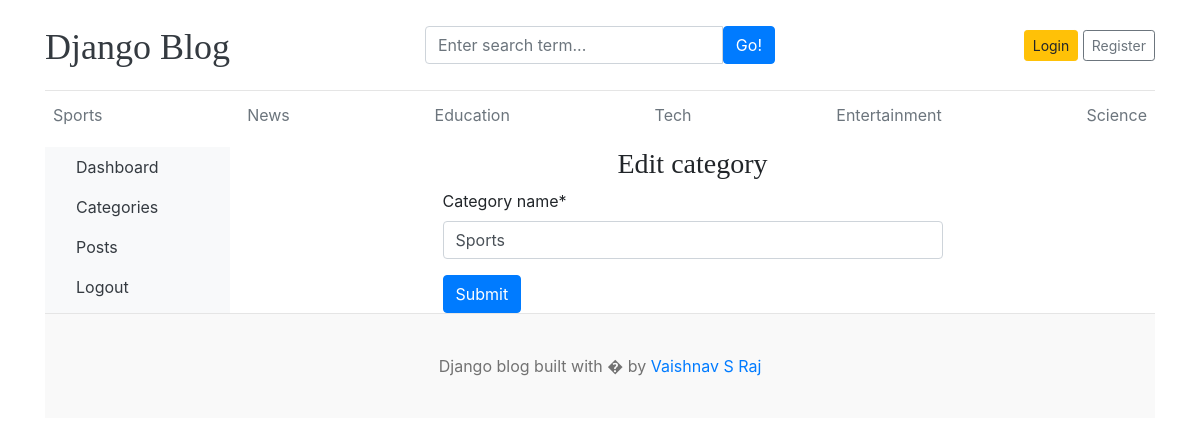
Page /dashboard/edit_category/1/ on the committed database.
### blogs/models.py (models this page shows, shortened)
class Category(models.Model):
    category_name = models.CharField(max_length=50, unique=True)
    created_at = models.DateTimeField(auto_now_add=True)
    updated_at = models.DateTimeField(auto_now=True)
    class Meta:
        verbose_name_plural = "Categories"

### dashboard/views.py (the view)
# urls.py: path("edit_category/<int:pk>/", views.edit_category, name="edit_category"),
def edit_category(request, pk):
    category = get_object_or_404(Category, pk=pk)
    print("Category")
    if request.method == "POST":
        form = CategoryForm(request.POST, instance=category)
        if form.is_valid():
            form.save()
            return redirect("categories")
    form = CategoryForm(instance=category)
    context = {"form": form, "category": category}
    return render(request, "dashboard/edit_category.html", context)

### dashboard/forms.py
class CategoryForm(forms.ModelForm):
    class Meta:
        model = Category
        fields = "__all__"

### blogs/context_processors.py (called while the page is built)
def get_category(request):
    category = Category.objects.all()
    return dict(categories=category)

### templates/dashboard/edit_category.html (shortened to what this page needs)
{% extends 'base.html' %} {% block content %}
<div class="container-fluid">
  <div class="row">
    {% include 'dashboard/sidebar.html' %}
    <main role="main" class="col-md-9 ml-sm-auto col-lg-10 px-4">
      {% load crispy_forms_tags %}
      <h3 class="text-center">Edit category</h3>
      <form
        action="{% url 'edit_category' category.id %}"
        method="POST"
        style="width: 500px; margin: auto"
      >
        {{form |crispy}}
        <button type="submit" class="btn btn-primary">Submit</button>
      </form>
    </main>
  </div>
</div>
{% endblock %}

### templates/base.html (shortened to what this page needs)
{% load static %}
<!DOCTYPE html>
<html lang="en">
  <head>
    <link
      href="https://getbootstrap.com/docs/4.0/dist/css/bootstrap.min.css"
      rel="stylesheet"
    />
    <link href="{% static 'css/blog.css' %}" rel="stylesheet" />
    <link
      rel="stylesheet"
      href="https://cdnjs.cloudflare.com/ajax/libs/font-awesome/4.7.0/css/font-awesome.min.css"
    />
  </head>
  <body>
    <div class="container">
      <header class="blog-header py-3">
        <div class="row flex-nowrap justify-content-between align-items-center">
          <div class="col-4 pt-1">
            <a class="blog-header-logo text-dark" href="/">Django Blog</a>
          </div>
          <div class="col-4">
            <form action="{% url 'search' %}" method="GET">
              <div class="input-group">
                <input
                  class="form-control"
                  name="keyword"
                  value="{{keyword}}"
                  type="text"
                  placeholder="Enter search term..."
                  aria-label="Enter search term..."
                  aria-describedby="button-search"
                />
                <button
                  class="btn btn-primary"
                  id="button-search"
                  type="submit"
                >
                  Go!
                </button>
              </div>
            </form>
          </div>
          {% if not user.is_authenticated %}
          <div class="col-4 d-flex justify-content-end align-items-center">
            <a class="btn btn-sm btn-warning" href="{% url 'login' %}">Login</a>
            <a
              class="btn btn-sm btn-outline-secondary"
              href="{% url 'register' %}"
              >Register</a
            >
          </div>
          {% endif %}
        </div>
      </header>
      <div class="nav-scroller py-1 mb-2">
        <nav class="nav d-flex justify-content-between">
          {% for cat in categories %}
          <a class="p-2 text-muted" href="{% url 'post_by_category' cat.id%}"
            >{{cat.category_name}}</a
          >
          {% endfor %}
        </nav>
      </div>
      {% block content%} {% endblock %}
      <footer class="blog-footer">
        <p>Django blog built with � by <a href="#">Vaishnav S Raj</a></p>
      </footer>
    </div>
  </body>
</html>

### blog_main/static/css/blog.css (style rules this page uses)
.blog-header { border-bottom: 1px solid #e5e5e5; }
.blog-header-logo { font-family: "Playfair Display", Georgia, "Times New Roman", serif; font-size: 2.25rem; }
h1, h2, h3, h4, h5, h6 { font-family: "Playfair Display", Georgia, "Times New Roman", serif; }
.blog-footer { padding: 2.5rem 0; color: #727272; text-align: center; background-color: #f9f9f9; border-top: .05rem solid #e5e5e5; }
.blog-footer p:last-child { margin-bottom: 0; }

### rows in the picture
Category: category_name "Sports"
Category: category_name "News"
Category: category_name "Education"
Category: category_name "Tech"
Category: category_name "Entertainment"
Category: category_name "Science"
